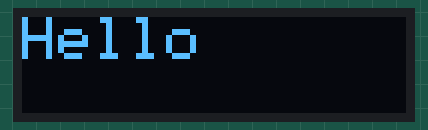
Simulated run of this sketch. Board: Arduino Uno, built with avr-gcc and run on an emulated ATmega328P. Parts: 128×32 one-colour display.

Above: at 0.24 s.
At 0.89 s:
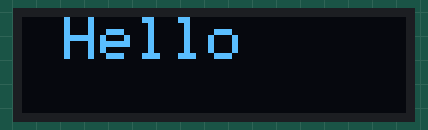
At 1.79 s:
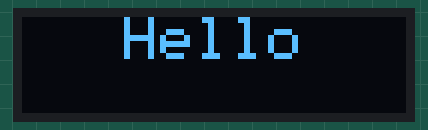
At 3.59 s:
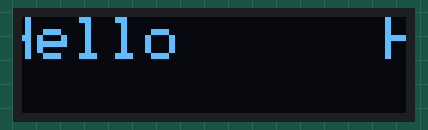
At 4.79 s:
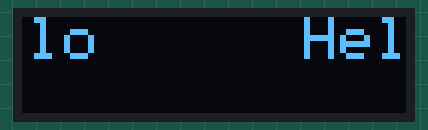
At 6.7 s:
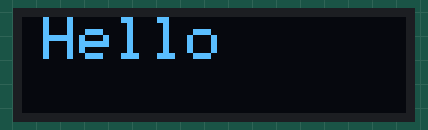

Measured:
- by itself, everything shown: repeats every 6.1 s, in 14 steps

The sketch:

oled_display_text_scroll.ino
```cpp
/*
128x32 i2c Oled Display

GND -> GND
VCC -> 3.3v
SCK -> G22
SDA -> G21
*/

#include <SPI.h>
#include <Wire.h>
#include <Adafruit_GFX.h>
#include <Adafruit_SSD1306.h>

#define SCREEN_WIDTH 128 // OLED display width, in pixels
#define SCREEN_HEIGHT 32 // OLED display height, in pixels

// Declaration for an SSD1306 display connected to I2C (SDA, SCL pins)
// The pins for I2C are defined by the Wire-library
#define OLED_RESET     -1 // Reset pin # (or -1 if sharing Arduino reset pin)
#define SCREEN_ADDRESS 0x3C ///< See datasheet for Address; 0x3D for 128x64, 0x3C for 128x32
Adafruit_SSD1306 display(SCREEN_WIDTH, SCREEN_HEIGHT, &Wire, OLED_RESET);

void setup() {
  Serial.begin(115200);

  // SSD1306_SWITCHCAPVCC = generate display voltage from 3.3V internally
  if(!display.begin(SSD1306_SWITCHCAPVCC, SCREEN_ADDRESS)) {
    Serial.println(F("SSD1306 allocation failed"));
    for(;;); // Don't proceed, loop forever
  }

}

void loop() {
  scrolltext();    // Draw scrolling text
}

void scrolltext(void) {
  display.clearDisplay();

  display.setTextSize(2); // Draw 2X-scale text
  display.setTextColor(SSD1306_WHITE);
  display.setCursor(0, 0);
  display.println(F("Hello"));
  display.display();      // Show initial text
  delay(100);

  // Scroll in various directions, pausing in-between:
  display.startscrollright(0x00, 0x0F);
  delay(2000);
  display.stopscroll();
  delay(1000);
  display.startscrollleft(0x00, 0x0F);
  delay(2000);
  display.stopscroll();
  delay(1000);
}
```
